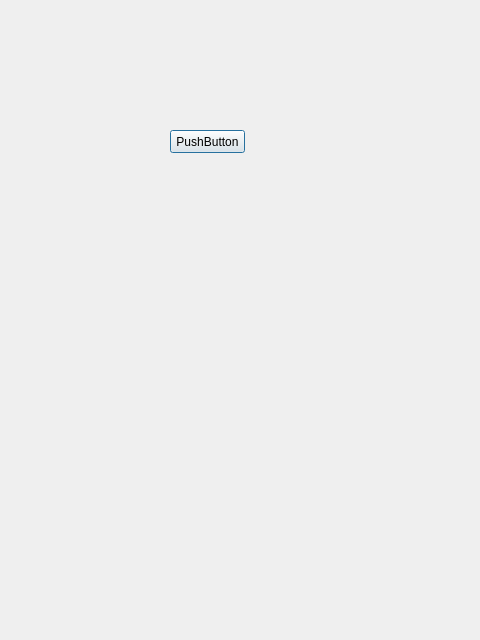
<?xml version="1.0" encoding="UTF-8"?>
<ui version="4.0">
 <class>Dialog</class>
 <widget class="QDialog" name="Dialog">
  <property name="geometry">
   <rect>
    <x>0</x>
    <y>0</y>
    <width>480</width>
    <height>640</height>
   </rect>
  </property>
  <property name="windowTitle">
   <string>Dialog</string>
  </property>
  <widget class="QPushButton" name="pushButton">
   <property name="geometry">
    <rect>
     <x>170</x>
     <y>130</y>
     <width>75</width>
     <height>23</height>
    </rect>
   </property>
   <property name="text">
    <string>PushButton</string>
   </property>
   <property name="shortcut">
    <string>Return</string>
   </property>
  </widget>
 </widget>
 <resources/>
 <connections/>
</ui>
